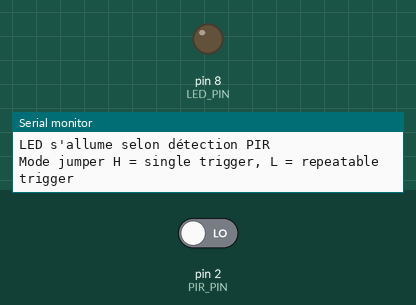
This sketch was run on a simulated Arduino Uno, built with avr-gcc and run on an emulated ATmega328P. Shown: output pins drawn as LEDs (lit = HIGH), the last lines printed to the serial monitor. The inputs (shaded band) are chosen by the test bench; at power-on: pin 2 (PIR_PIN) LOW.

Above: at 1.2 s.
1.3 s: pin 2 (PIR_PIN) driven HIGH
At 1.8 s:
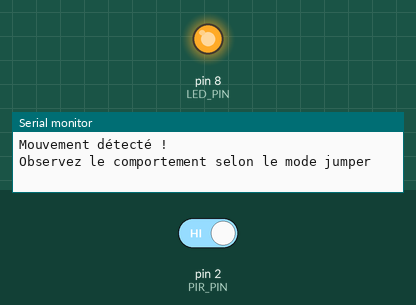
2.8 s: pin 2 (PIR_PIN) driven LOW
At 4.0 s:
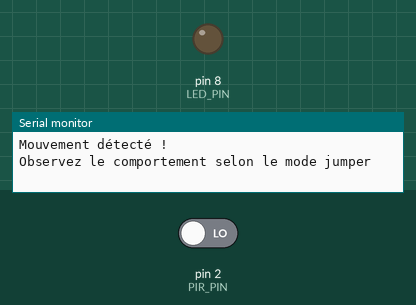
Timing chart, 0 to 5.8 s (numbered marks = the images above; inputs shaded):
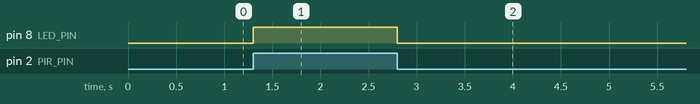

Measured:
- after the input at 1.3 s, pin 8 (LED_PIN): LOW → HIGH at once
- after the input at 2.8 s, pin 8 (LED_PIN): HIGH → LOW at once

The sketch:

quest2_visualiser_mode_trigger_led.ino
```cpp
/**
 * @file PIR_ModeDemo.ino
 * @brief Visualisation de l'effet du mode Single vs Repeatable trigger sur un PIR
 */

#define PIR_PIN 2       ///< Sortie du capteur PIR
#define LED_PIN 8       ///< LED témoin

bool pirState = false;
bool lastPirState = false;

void setup() {
  pinMode(PIR_PIN, INPUT);
  pinMode(LED_PIN, OUTPUT);
  Serial.begin(9600);
  Serial.println("=== PIR Mode Demo ===");
  Serial.println("LED s'allume selon détection PIR");
  Serial.println("Mode jumper H = single trigger, L = repeatable trigger");
}

void loop() {
  pirState = digitalRead(PIR_PIN);

  if (pirState && !lastPirState) {
    // Détection d'un mouvement
    digitalWrite(LED_PIN, HIGH);
    Serial.println("Mouvement détecté !");
    Serial.println("Observez le comportement selon le mode jumper");
  }

  // Éteindre la LED si le PIR est LOW
  if (!pirState) {
    digitalWrite(LED_PIN, LOW);
  }

  lastPirState = pirState;
}
```
